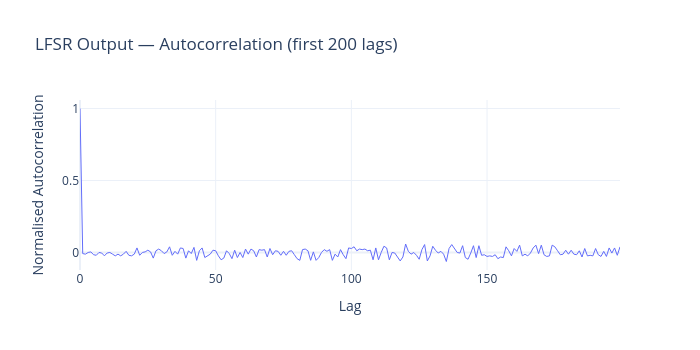

Source (notebook cell):
### Markdown cell above
# Question 3

### Code cell
def lfsr(seed, taps, n_bits):
    """
    Galois LFSR.
    
    Parameters
    ----------
    seed : int   – initial register value (non‑zero)
    taps : list  – bit positions that are XOR‑ed (0‑indexed from LSB)
    n_bits : int – register width
    
    Returns
    -------
    list of int (0/1) – output bit sequence (one full period)
    """
    state = seed
    period = (1 << n_bits) - 1  # maximal‑length LFSR
    sequence = []
    for _ in range(period):
        out_bit = state & 1
        sequence.append(out_bit)
        feedback = 0
        for tap in taps:
            feedback ^= (state >> tap) & 1
        state = (state >> 1) | (feedback << (n_bits - 1))
    return sequence

# 8‑bit LFSR with primitive polynomial x^8 + x^6 + x^5 + x^4 + 1
# Taps at positions 0, 4, 5, 6 (from the characteristic polynomial)
LFSR_BITS = 8
LFSR_TAPS = [0, 4, 5, 6]
LFSR_SEED = 0b10110011

seq = lfsr(LFSR_SEED, LFSR_TAPS, LFSR_BITS)
print(f"LFSR register width: {LFSR_BITS}")
print(f"Sequence length (one period): {len(seq)}  (expected 2^{LFSR_BITS}−1 = {2**LFSR_BITS - 1})")
print(f"First 64 bits: {''.join(map(str, seq[:64]))}")

# Visualise autocorrelation
seq_np = np.array(seq, dtype=np.float32)
seq_centered = seq_np - seq_np.mean()
acorr = np.correlate(seq_centered, seq_centered, mode='full')
acorr = acorr[len(acorr)//2:]  # keep positive lags
acorr = acorr / acorr[0]

fig = go.Figure(go.Scatter(y=acorr[:200], mode='lines', line=dict(width=1)))
fig.update_layout(title="LFSR Output — Autocorrelation (first 200 lags)",
                  xaxis_title="Lag", yaxis_title="Normalised Autocorrelation",
                  template="plotly_white", width=700, height=350)
fig.show()

### Figure 1 — Plotly figure (JSON) as saved in the notebook; plotly's stock layout.template omitted (floating-point values rounded to 4 significant figures; data arrays with more than 128 entries replaced by an {"elided": "..."} marker saying what was removed)
{"data": [{"line": {"width": 1}, "mode": "lines", "type": "scatter", "y": {"elided": "200 float values"}}], "layout": {"height": 350, "title": {"text": "LFSR Output — Autocorrelation (first 200 lags)"}, "width": 700, "xaxis": {"title": {"text": "Lag"}}, "yaxis": {"title": {"text": "Normalised Autocorrelation"}}}}
